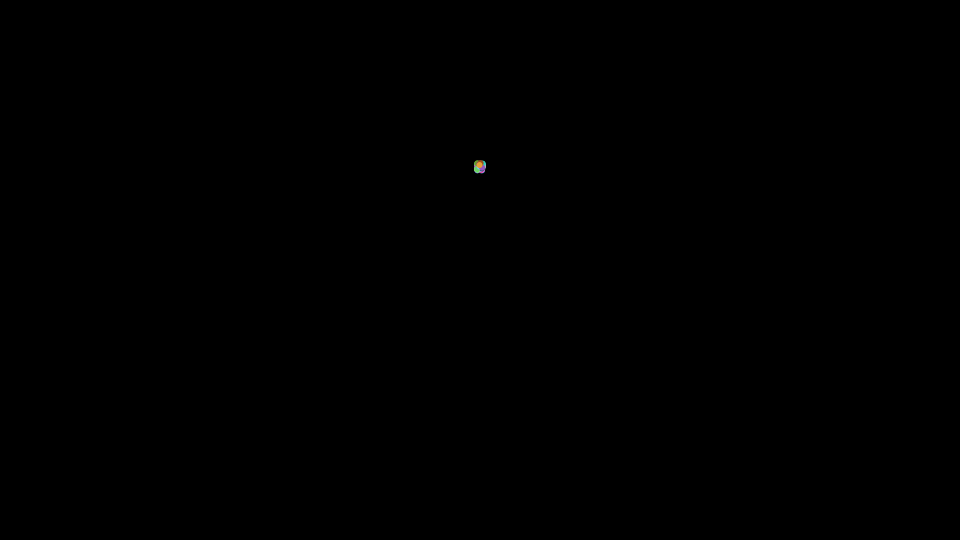
Frame 1 (no input)
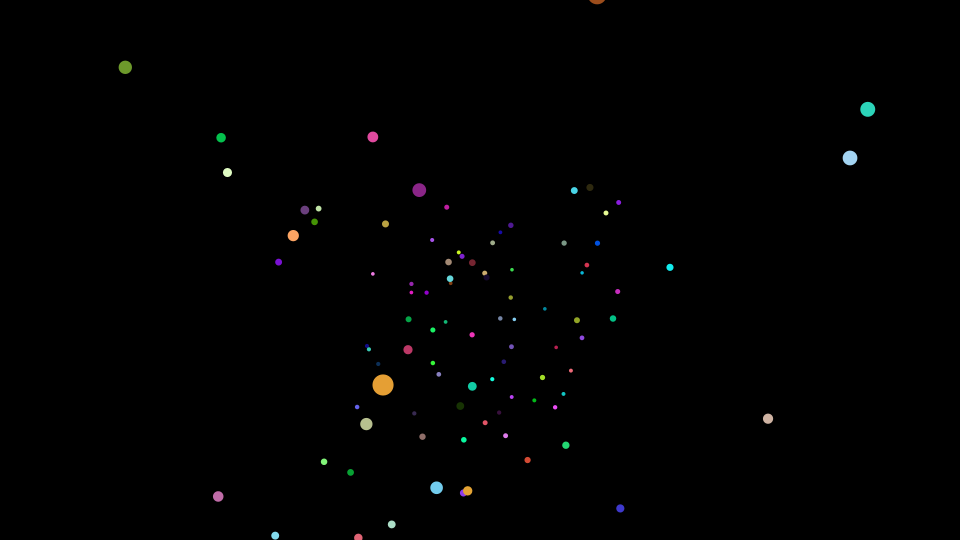
Frame 60 (the mouse pressed at the canvas centre just before this capture)
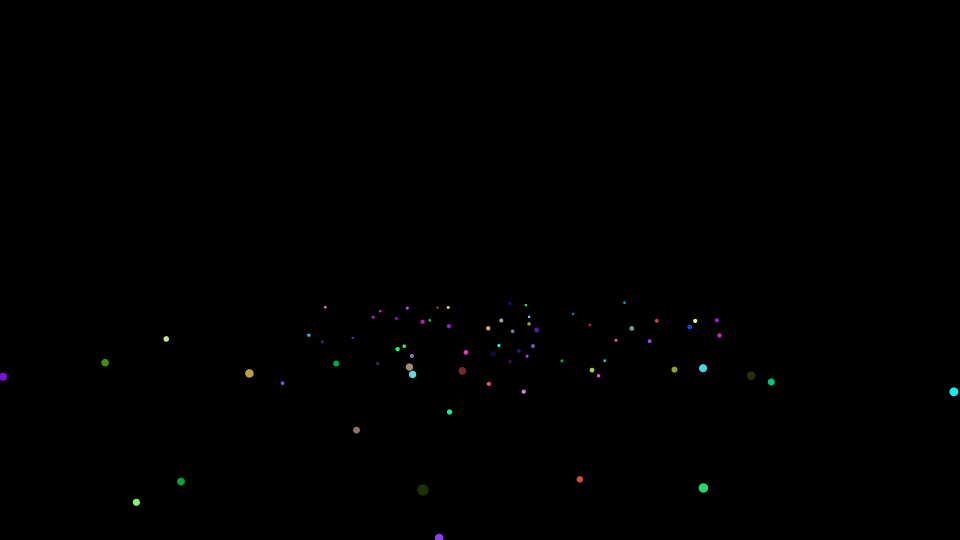
Frame 120 (the mouse held since frame 60 and released just before this capture)

The Processing sketch that drew these frames (run headless with seeded random() and noise(); from frame 60 on, the mouse is pressed at the canvas centre):

// Processing sketch: Fireworks
// ── Fireworks.pde
Ball3D[] balls;
static final int numBalls = 100;
float fl = 250;
float vpX = 0;
float vpY = 0;
float gravity = 0.2;
float floor = 200;
float bounce = -0.6;

void setup() {
  size(960, 540);
  frameRate(30);
  initialize();
}

void initialize() {
  smooth();
  noStroke();
  vpX = width/2;
  vpY = height/2;
  balls = new Ball3D[numBalls];
  for(int i=0; i<numBalls; i++) {
    balls[i] = new Ball3D(3.0);
    balls[i].ypos = -100;
    balls[i].vx = random(6) - 3;
    balls[i].vy = random(6) - 6;
    balls[i].vz = random(6) - 3;
    balls[i].setFillColor(color(random(255), random(255), random(255)));   
  }
}

void draw() {
  background(0);
  for(int i=0; i<numBalls; i++) {
    Ball3D ball = balls[i];
    move(ball);
  }
  sortZ();
}

void move(Ball3D ball) {
  float radius =  ball.radius;
  ball.vy += gravity;
  ball.xpos += ball.vx;
  ball.ypos += ball.vy;
  ball.zpos += ball.vz;

  if(ball.ypos > floor) {
    ball.ypos = floor;
    ball.vy *= bounce;
  }
  
  if(ball.zpos > -fl) {
    float scale = fl / (fl + ball.zpos);
    ball.scaleX = ball.scaleY = scale;
    ball.x = vpX + ball.xpos * scale;
    ball.y = vpY + ball.ypos * scale;
    ball.visible = true;
  }else{
    ball.visible = false;
  }
}

void sortZ() {
  for(int i=0; i<numBalls - 1; i++) {
    for(int j=numBalls-1; j>i; j--) {
      if(balls[j].zpos > balls[j-1].zpos) {
        Ball3D t = balls[j];
        balls[j] = balls[j-1];
        balls[j-1] = t;
      }
    }
  }
  for(int i=0; i<numBalls; i++) {
     Ball3D ball = balls[i];
     ball.update();
  }
}

////////////////////////////////

class Segment extends Sprite {
  float segmentWidth, segmentHeight;
  float vx, vy;
  
  Segment(float segmentWidth, float segmentHeight) {
    super();
    this.segmentWidth = segmentWidth;
    this.segmentHeight = segmentHeight;
  }
  
  void draw() {
    rect(-segmentHeight / 2,  -segmentHeight / 2, segmentWidth + segmentHeight, segmentHeight, segmentHeight, segmentHeight, segmentHeight, segmentHeight);
    ellipse(0, 0, 2, 2);
    ellipse(segmentWidth, 0, 2, 2);
  }
  
  Point getPin() {
    float angle = rotation * PI / 180;
    float xPos = x + cos(angle) * segmentWidth;
    float yPos = y + sin(angle) * segmentWidth;
    return new Point(xPos, yPos);  
  }
}

////////////////////////////////

class Ball3D extends Sprite {
  float radius;
  float xpos = 0;
  float ypos = 0;
  float zpos = 0;
  float vx = 0;
  float vy = 0;
  float vz = 0;
  float mass = 1;
  
  Ball3D(float radius){
    super();
    this.radius = radius;
  }
  
  void draw(){
    if(dist(mouseX, mouseY, x, y) < radius) {
      isRollOver = true;
    }else{
      isRollOver = false;
    }
    ellipse(0, 0, radius*2, radius*2);
  }
}

////////////////////////////////

class Sprite extends Object {
  float x, y;
  float scaleX, scaleY;
  float width, height;
  float rotation;
  boolean visible;
  color strokeColor;
  color fillColor;
  Boolean isStroke;
  Boolean isFill;
  Boolean isRollOver;
  Boolean locked;
  float xoff, yoff;
 
  Sprite() {
    super();
    scaleX = 1.0;
    scaleY = 1.0;
    strokeColor = color(0);
    fillColor = color(0);
    isStroke = false;
    isFill = false;
    isRollOver = false;
    locked = false;
    visible = true;
  }
  
  void update() {
    if(! visible) return;
    pushMatrix();
    if(locked){
      x = mouseX - xoff;
      y = mouseY - yoff;
    }  
    translate(x, y);
    scale(scaleX, scaleY);
    rotate(rotation * PI / 180.0);
    if(isStroke) stroke(strokeColor);
    if(isFill) fill(fillColor);
    draw();
    popMatrix();
  }
  
  void setStrokeColor(color strokeColor) {
    this.strokeColor = strokeColor;
    isStroke = true;
  }
  
  void setFillColor(color fillColor) {
    this.fillColor = fillColor;
    isFill = true;
  }
  
  void startDrag() {
    if(isRollOver){
      locked = true;
      xoff = mouseX - x;
      yoff = mouseY - y;
    }
  }
  
  void stopDrag() {
    locked = false;
  }
  
  void draw() {}
}

////////////////////////////////

class Point extends Object {
  float x, y;
  
  Point(float x, float y) {
    super();
    this.x = x;
    this.y = y;
  }
}

////////////////////////////////

class Object {
  Object() {}
}
